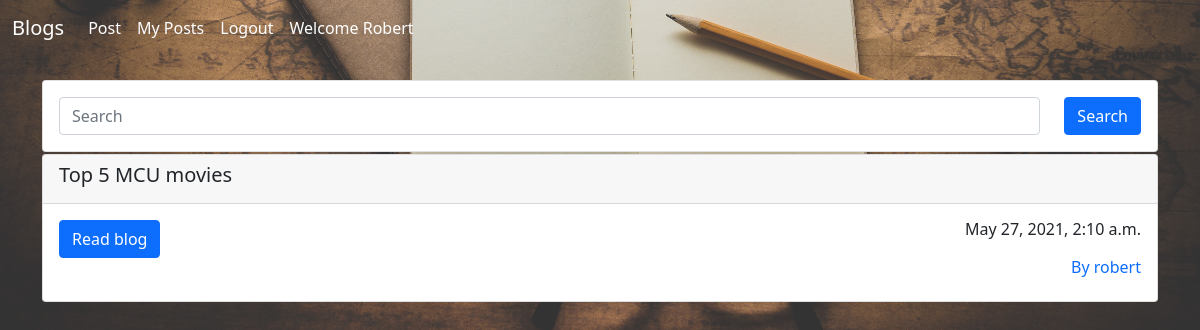
Before: /posts/ (signed in) with the older database file.
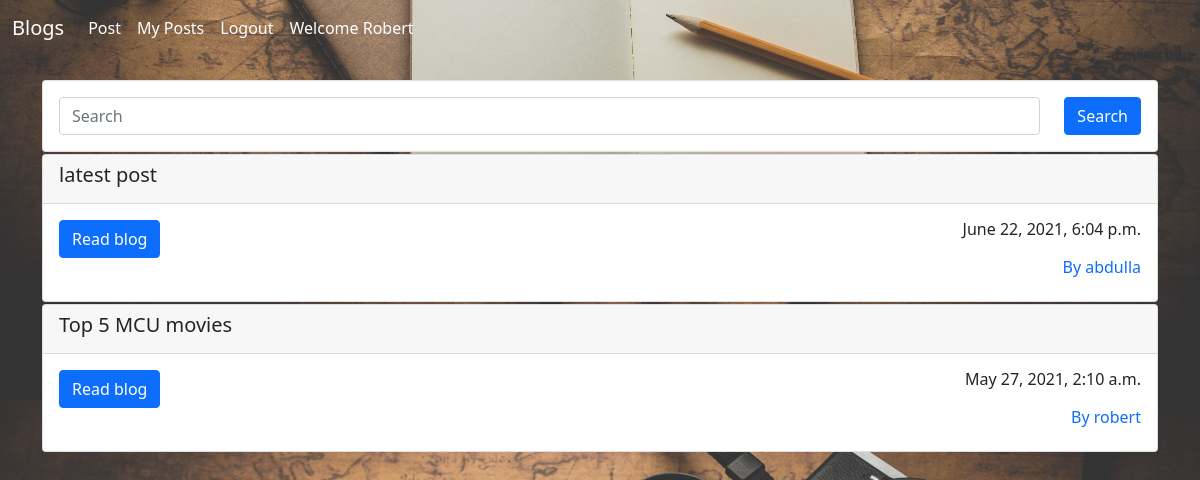
After: the same page with the newer database file.
### blog_app/models.py (models this page shows)
class Post(models.Model):
    title = models.CharField(max_length=100)
    content = models.TextField()
    author = models.ForeignKey(User, on_delete=models.CASCADE)
    created_at = models.DateTimeField(auto_now_add=True)
    updated_at = models.DateTimeField(auto_now=True)

### blog_app/views.py (the view)
# urls.py: path('posts/', user_views.posts, name='posts'),
@login_required
def posts(request):
    posts = Post.objects.all().order_by('-created_at')
    return render(request, 'blog_app/posts.html', {'posts': posts})

### blog_app/templates/blog_app/posts.html (shortened to what this page needs)
{% extends 'blog_app/base.html' %}
{% block content %}
{% if posts %}
<div class="container">
    <div class="row">
        <div class="col-md-12">
            <form action="{% url 'search' %}" class="card card-sm" method="POST">
                <div class="card-body row no-gutters align-items-center">
                    <div class="col">
                        <input class="form-control" type="search" placeholder="Search" name="search">
                    </div>
                    <div class="col-auto">
                        <button class="btn btn-primary" type="submit">Search</button>
                    </div>
                </div>
            </form>
        </div>
    </div>
</div>
    {% for post in posts %}
    <div class="container">
        <div class="row">
            <div class="col-md-12">
                <div class="card  top_margin">
                    <div class="card-header">
                        <div class="card-title">
                            <h5>{{ post.title }}</h5>
                        </div>
                    </div>
                    <div class="card-body">
                        <a href="{% url 'read_post' post.id %}"><button class="btn btn-primary">Read blog</button></a>
                        <h6 style="float: right;">{{ post.created_at }}</h6>
                        <br>
                        <a href="{% url 'author' post.author.username %}"><h6 style="float: right;">By {{ post.author }}</h6></a>
                    </div>
                </div>
            </div>
        </div>
    </div>
    {% endfor %}
    {% endif %}
{% endblock %}

### blog_app/templates/blog_app/base.html (shortened to what this page needs)
{% load static %}
<!DOCTYPE html>
<html lang="en">
<head>
    <link href="https://cdn.jsdelivr.net/npm/bootstrap@5.0.0-beta3/dist/css/bootstrap.min.css" rel="stylesheet">
    <link rel="stylesheet" href="{% static 'css/main.css' %}">
</head>
{% if user.is_authenticated %}
<nav class="navbar navbar-expand-lg">
    <div class="container-fluid">
          <a class="navbar-brand text-white" href="{% url 'posts' %}">Blogs</a>
      <div class="collapse navbar-collapse" id="navbarNavAltMarkup">
        <div class="navbar-nav">
          <a class="nav-link text-white" href="{% url 'post' %}">Post</a>
          <a class="nav-link text-white" href="{% url 'my_posts' %}">My Posts</a>
          <a class="nav-link text-white" href="{% url 'logout' %}">Logout</a>
          {% with full_name=request.user.first_name.split %}
          {% for name in full_name|slice:":1" %}
          <a class="nav-link text-white" href="{% url 'profile' %}"> Welcome {{ name }}</a>
          {% endfor %}
          {% endwith %}
          {% endif %}
        </div>
      </div>
    </div>
</nav>
<br>
<body>
    {% block content %}
    {% endblock %}
</body>
</html>

### blog_app/static/css/main.css (style rules this page uses)
.top_margin { margin-top: 2px; }

Changed rows visible on the page:
added Post: title "latest post", created_at "June 22, 2021, 6:04 p.m.", author "abdulla"
